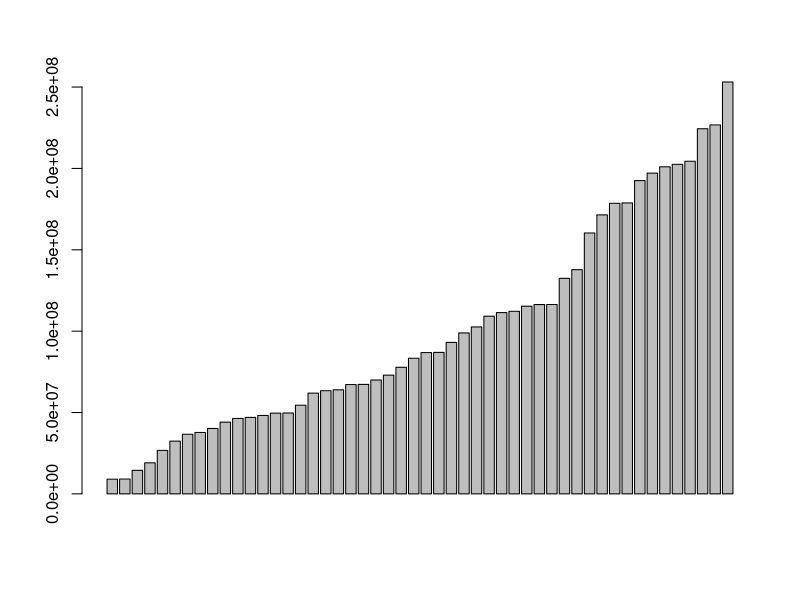
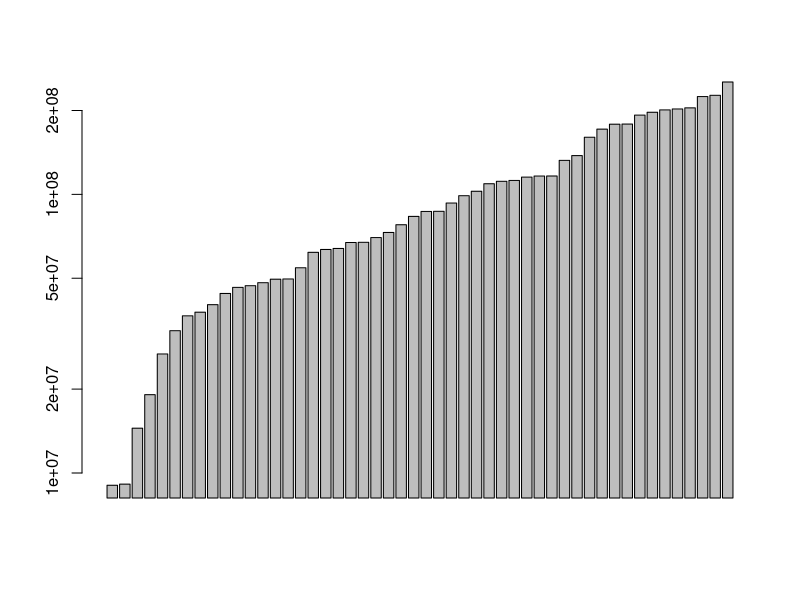
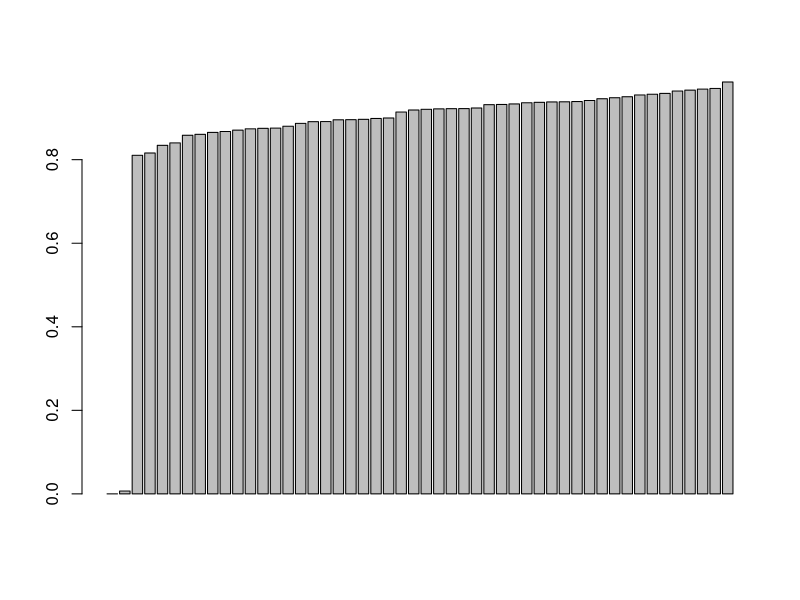
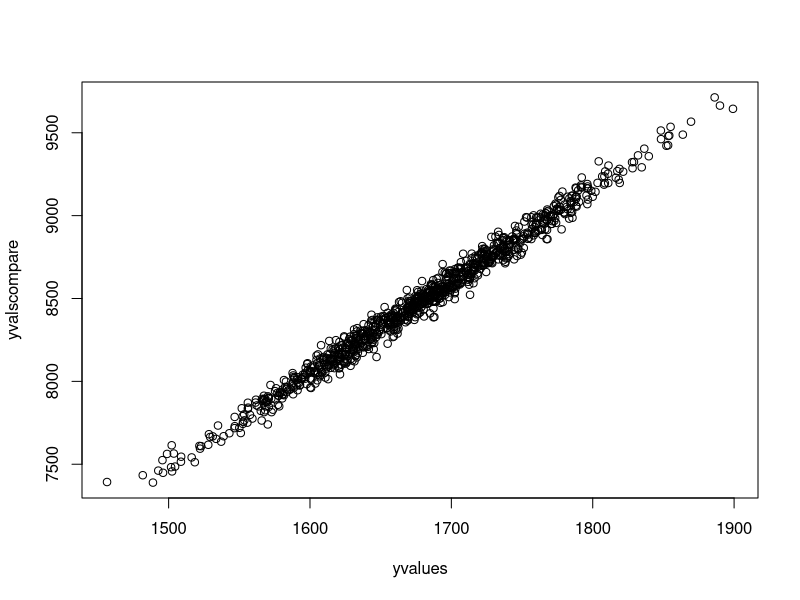

Source code (R) for these figures, in order:
# Define functions --------------------------------------------------------

breed <- function(i,j, solutionstokeep=solutionstokeep, variables=variables) {
  bredsolution<-matrix(0,nrow=1, ncol=variables)
  for(k in 1:variables)
  {
    ifelse(runif(1)<threshold,
           bredsolution[1,k]<-solutionstokeep[i,k],
           bredsolution[1,k]<-solutionstokeep[j,k]
    )
  }
  bredsolution
}

mutate <- function(solution, mutatethreshold=0.1)
{
    mutatedsolution<-matrix(0, nrow=1,ncol=variables)
    for(k in 1:variables)
    {
        ifelse(runif(1)<mutatethreshold,
               mutatedsolution[1,k]<-solution[k],
               mutatedsolution[1,k]<-runif(1,-100,100)
               )
    }
    mutatedsolution
}

judgesolutions <- function(solutionset, yv=yvalues, xv=xvalues)
{
  metric<-rep(-1,dim(solutionset)[1])
  for(i in 1:dim(solutionset)[1])
  {
    solution1<-newsolutions[i,]
    yvi<-xv%*%as.matrix(solution1)
    metric[i]<-summary(lm(yv~yvi))$r.squared
  }    
  
  metric
}


# Create data -------------------------------------------------------------
# set.seed(665544)
# Let's do 10 variables and 100 observations
variables = 10
observations = 1000
error = 5
datacenters<-runif(variables,-100,100)

datacreate<-matrix(nrow=observations, ncol=variables)

for(i in 1:variables)
{
  datacreate[,i]<-rnorm(observations, mean=datacenters[i], sd = sqrt(error))
}

## Create a formula for a model with a large number of variables:
xnam <- paste0("x", 1:variables)
colnames(datacreate)<-xnam
df<-as.data.frame(datacreate)
#let's try this formula: x1+5*x2+10*x3-7*x4+10*x5-x6+13.3*x7-12.8*x8+1.45*x9-20*x10
solutionvector<-c(1, 5, 10, -7, 10, -1, 13.3, -12.8, 1.45, -20)
sm<-as.matrix(solutionvector)
yvalues<-datacreate%*%sm
xvalues<-datacreate
df$y<-yvalues

xnam <- paste0("x", 1:variables)
colnames(xvalues)<-xnam
colnames(yvalues)<-"y"

df<-as.data.frame(xvalues)
df$y<-yvalues

(fmla <- as.formula(paste("y ~ ", paste(xnam, collapse= "+"))))

# Loop through the starting seeds
loops = 50 # for now, until I get mutate working, we're going to just do a bunch of loops
RMSEbest<-data.frame(RMSE=rep(-1000, loops))
Rsqbest<-data.frame(Rsq=rep(-1000, loops))
BestSolutions<-matrix(data=rep(-1000, variables*loops), nrow=loops, ncol=variables)


for(loop in 1:loops)
{

# Create First 100 solutions ----------------------------------------------
solutions = 100
newsolutions<-matrix(data=runif(solutions*variables,-100,100), nrow=solutions, ncol=variables)
RMSE<-data.frame(value=rep(-1000000, solutions))
Rsq<-data.frame(value=rep(-1000000, solutions))
solutionstokeep<-newsolutions


# Go through iterations ---------------------------------------------------
numIterations = 100
for(iter in 1:numIterations)
{

    print(paste("Loop", loop, "Iter", iter, "Curr. Solns",dim(unique(solutionstokeep))[1], "Best", max(Rsq$value), sep=" - "))
    (if (iter > 1 && dim(unique(solutionstokeep))[1]==1) break)
    solutioncenters<-newsolutions

    #recode Rsq df

#keep top ten solutions and breed them
    #reset Rsq and RMSE matrices
    Rsq<-data.frame(value=rep(2,dim(newsolutions)[1]))
    Rsq$value<-judgesolutions(newsolutions)
    solutionstokeep<-solutioncenters[rank(1-Rsq$value, ties.method = "first")<sqrt(solutions)+1,]

    newsolutions<-matrix(0,nrow=solutions, ncol=variables)

    threshold<-0.5
    mutatethreshold<-0.01
    for(i in 1:dim(solutionstokeep)[1])
      {
      for(j in 1:dim(solutionstokeep)[1])
        {
        #breeding i and j. For each parameter, keep i if random value is less than threshold, j if greater
        #This is the breed function
        newsolutions[10*(i-1)+j,]<-breed(i,j,solutionstokeep, variables)
        #Now mutate! if below threshold
        ifelse(runif(1)<mutatethreshold
               , newsolutions[10*(i-1)+j,]<-mutate(newsolutions[10*(i-1)+j,], mutatethreshold=0.1)
               , newsolutions[10*(i-1)+j,]<-newsolutions[10*(i-1)+j,]
        )
      }
    }
    
    
    
    #endIteration
}



for(i in 1:solutions)
{
  smi<-as.matrix(solutioncenters[i,])
  yvi<-xvalues%*%smi
  RMSE[i,]<-sum((yvi-yvalues)^2)/observations
  Rsq[i,]<-summary(lm(yvalues~yvi))$r.squared
}


#solutionvector
        BestSolutions[loop,]<-unique(solutionstokeep)[1,] #only one solution
        RMSEbest[loop,]<-RMSE[1,] #only one solution
        Rsqbest[loop,]<-Rsq[1,] #only one solution

#end loop
}

# Show very best solution
barplot(sort(RMSEbest[[1]]))
barplot(sort(RMSEbest[[1]]), log="y")
barplot(sort(Rsqbest[[1]]))

solutiontocompare<-BestSolutions[rank(1-Rsqbest[[1]])==1,]

yvalscompare<-xvalues%*%solutiontocompare

plot(yvalues, yvalscompare)